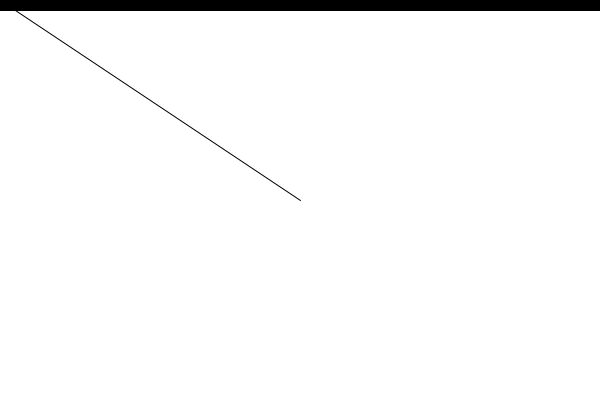
Frame 1 (no input)
Frame 60 (the mouse pressed at the canvas centre just before this capture): identical to frame 1, image omitted
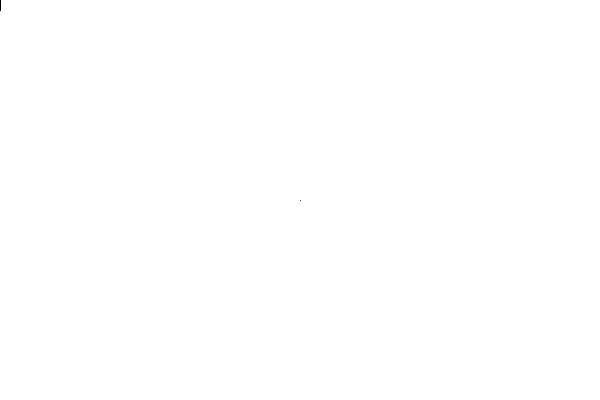
Frame 120 (the mouse held since frame 60 and released just before this capture)

The Processing sketch that drew these frames (run headless with seeded random() and noise(); from frame 60 on, the mouse is pressed at the canvas centre):

// Processing sketch: vector_mag
// ── vector_mag.pde
PVector mouse;
PVector center;
float mag;


void setup() {
  size(600, 400);
}

void draw() {
  background(255);
  mouse = new PVector(mouseX, mouseY);
  center = new PVector(width/2, height/2);
  
  mouse.sub(center);
  
  mag = mouse.mag();
  fill(0);
  rect(0, 0, mag*2, 10);
  
  translate(width/2, height/2);
  line(0, 0, mouse.x, mouse.y);
}
